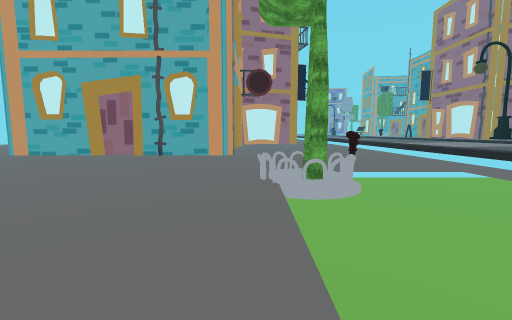
View 1 (above)

16 first-person views from a walk through a Unity game level. The camera is 1.3 m above the floor, tilts 6° down and sees 90° across. The floor is counted in squares, 2 m on a side. Each view is taken from the middle of a square. On the plan, view 1 faces up. The plan holds only what a view shows up to about 9 squares ahead; the rest is blank. The place goes on beyond the plan. Some surface patterns are stand-ins.

View 2
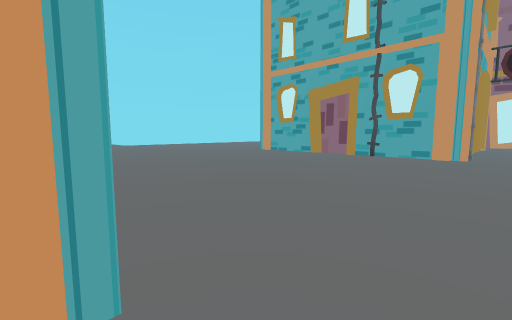

View 3
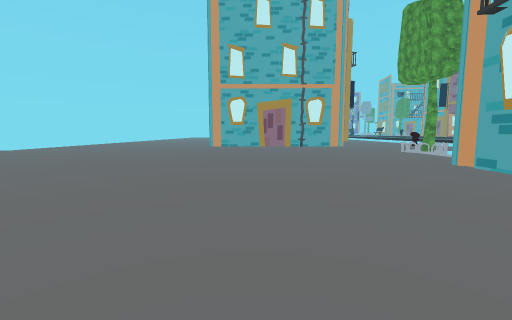

View 4
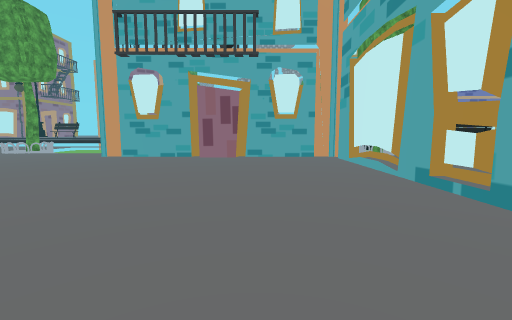

View 5
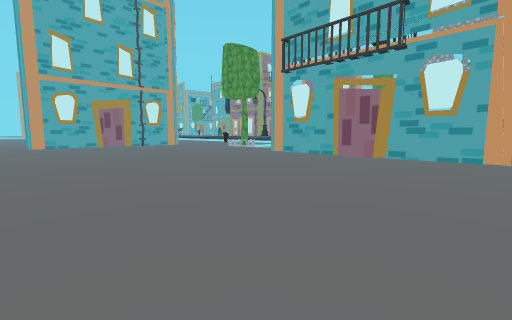

View 6
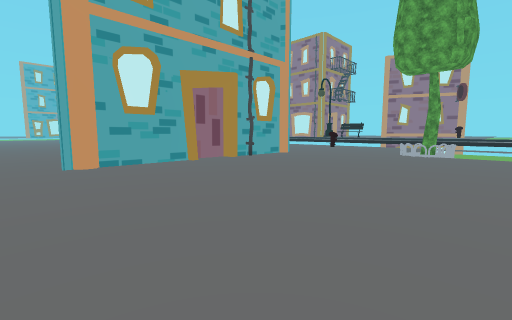

View 7
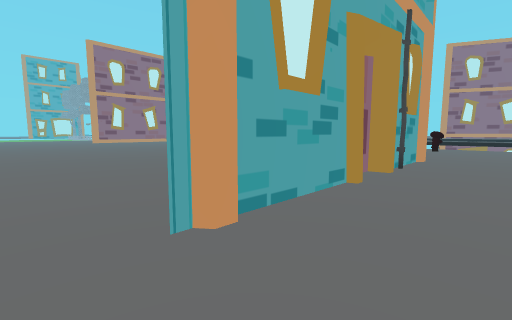

View 8
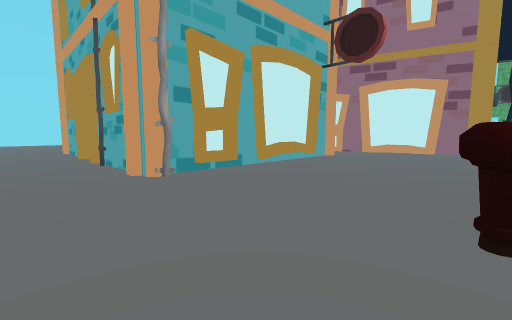

View 9
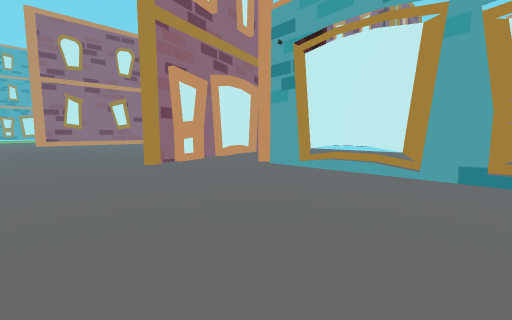

View 10
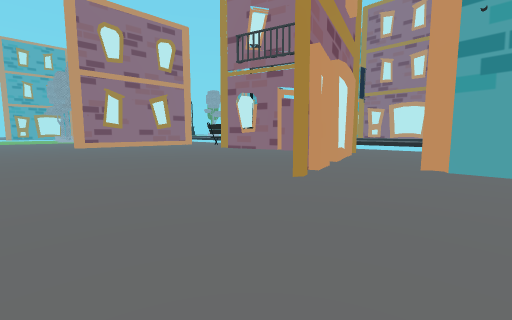

View 11
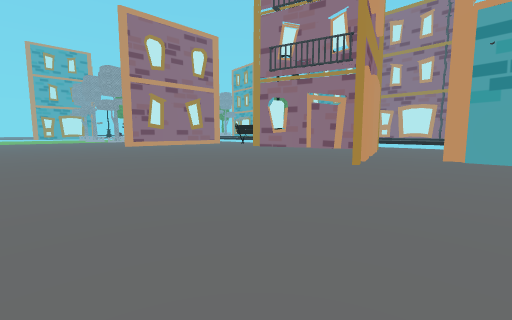

View 12
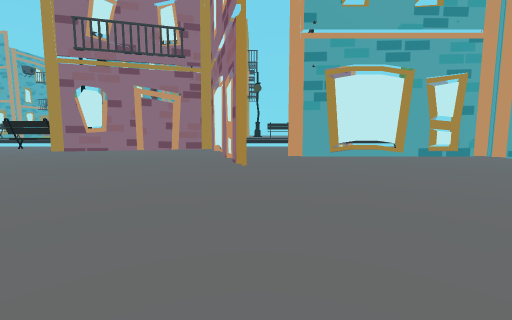

View 13
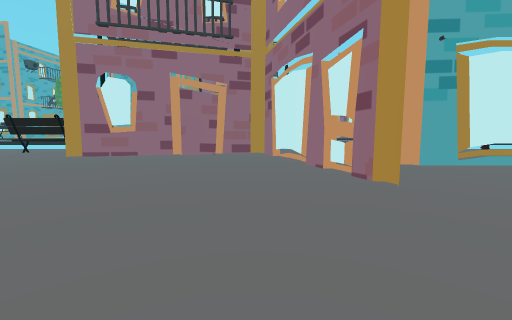

View 14
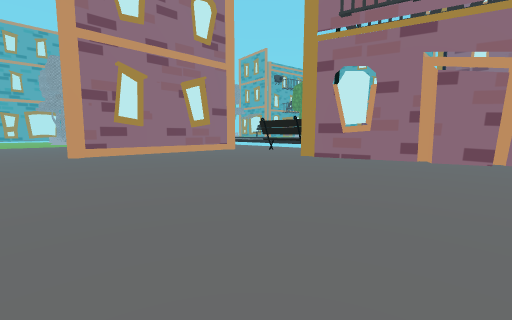

View 15
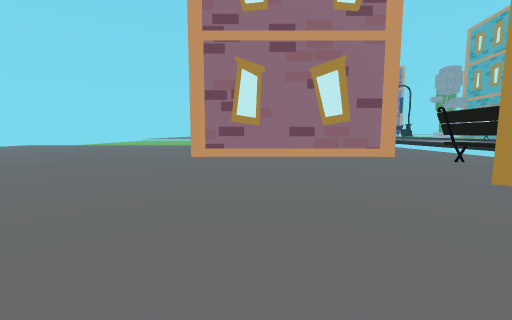

View 16
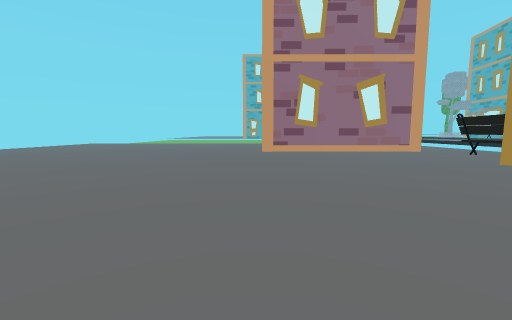

### Floor plan
Key: @ floor where view 1 was taken; # wall or solid block; . main floor; - floor 0.25 m lower than the main floor; / step, stairs or slope; = window, fence, low wall or low ledge; ^ raised ledge; T tree.
Columns run from 8 left of view 1 to 5 right of it. Each row starts with its distance up from view 1.
 25 .....######..
 24 ...........^.
 23 ...........^
 22 ...........^
 21 .........#
 20 .........#
 19 ......... #
 18 ..........#
 17 ..........#
 16 .........##
 15 ......####...
 14 ......#......
 13 .......#.....
 12 .......#.....
 11 .......#.....
 10 .......#....
  9 .......#...../
  8 .#######...#./
  7 ............./
  6 ............./
  5 ............./
  4 ........=T--/
  3 .........=--/
  2 .........---/
  1 .........-^
  0 .......#@
 -1 .......#
 -2 .......#
 -3 .......#
 -4 .......#
 -5 .......#
 -6 ..######
 -7    .....
 -8     ..  T=

Where each view was taken, in squares from view 1:
view 1: 0 up, 0 right, facing up
view 2: 0 up, 0 right, facing up-left
view 3: 5 down, 5 left, facing up
view 4: 4 down, 8 left, facing right
view 5: 6 down, 8 left, facing up-right
view 6: 2 up, 8 left, facing up-right
view 7: 6 up, 8 left, facing up-right
view 8: 6 up, 3 right, facing up-left
view 9: 9 up, 5 left, facing up-right
view 10: 12 up, 6 left, facing up-right
view 11: 12 up, 8 left, facing up-right
view 12: 14 up, 8 left, facing right
view 13: 16 up, 6 left, facing right
view 14: 17 up, 5 left, facing up-right
view 15: 18 up, 2 left, facing up
view 16: 16 up, 4 left, facing up
